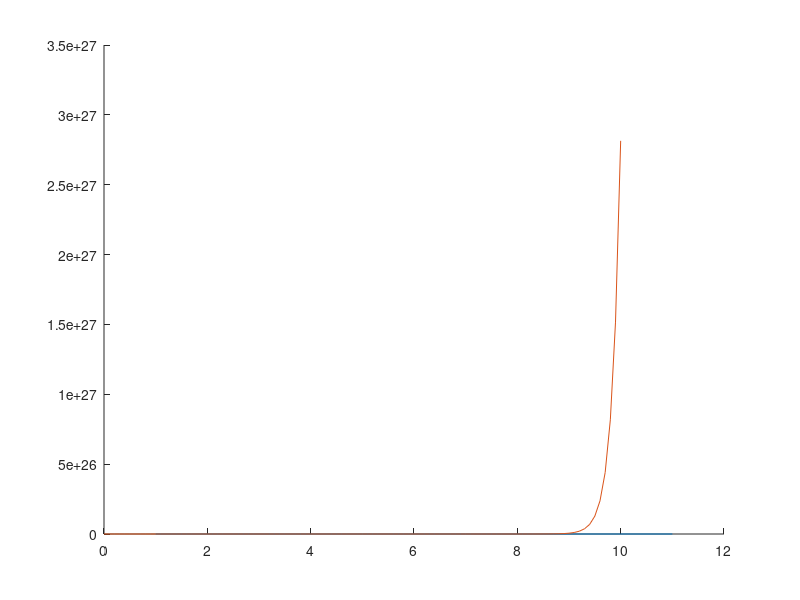

This figure's MATLAB source:
%here is the Scandanavian wolf data
winterYearStart = 1980:2000;
winterYearEnd = winterYearStart+1;

minTotalWolves = ...
    [2 3 3 8 6 7 5 6 10 8 8 16 19 ...
    16 29 34 41 50 62 67 87];
maxTotalWolves = ...
    [6 3 3 8 6 7 5 6 10 8 8 18 22 ...
    30 39 45 57 72 78 81 97];

%this expression obtains most of the mean values
meanTotalWolves = floor((maxTotalWolves+minTotalWolves)./2);
meanTotalWolves(14)=28; %only mean value to be input manually

%before and after 1991
meanWolvesPre1991 = meanTotalWolves(1:11);
meanWolvesPost1991 = meanTotalWolves(11:end);
%%
muhat = expfit(meanWolvesPre1991)

xx = 0:.1:10;
vals = meanWolvesPre1991(1).*exp(muhat.*xx);

figure
hold on
plot(meanWolvesPre1991);
plot(xx,vals);
hold off
